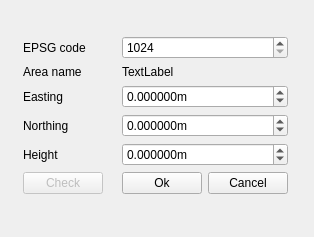
<?xml version="1.0" encoding="UTF-8"?>
<ui version="4.0">
 <class>AddGeoreferenceDialog</class>
 <widget class="QDialog" name="AddGeoreferenceDialog">
  <property name="geometry">
   <rect>
    <x>0</x>
    <y>0</y>
    <width>314</width>
    <height>237</height>
   </rect>
  </property>
  <property name="windowTitle">
   <string>Dialog</string>
  </property>
  <widget class="QWidget" name="verticalLayoutWidget">
   <property name="geometry">
    <rect>
     <x>10</x>
     <y>10</y>
     <width>291</width>
     <height>211</height>
    </rect>
   </property>
   <layout class="QVBoxLayout" name="verticalLayout">
    <item>
     <layout class="QGridLayout" name="gridLayout_2" columnstretch="0,0,0">
      <item row="2" column="1">
       <widget class="QDoubleSpinBox" name="doubleSpinBoxEasting">
        <property name="sizePolicy">
         <sizepolicy hsizetype="Preferred" vsizetype="Fixed">
          <horstretch>0</horstretch>
          <verstretch>0</verstretch>
         </sizepolicy>
        </property>
        <property name="suffix">
         <string>m</string>
        </property>
        <property name="decimals">
         <number>6</number>
        </property>
        <property name="minimum">
         <double>-1000000000.000000000000000</double>
        </property>
        <property name="maximum">
         <double>1000000000.000000000000000</double>
        </property>
       </widget>
      </item>
      <item row="0" column="0">
       <widget class="QLabel" name="labelEPSG">
        <property name="text">
         <string>EPSG code</string>
        </property>
       </widget>
      </item>
      <item row="1" column="1">
       <widget class="QLabel" name="labelOutputAreaName">
        <property name="sizePolicy">
         <sizepolicy hsizetype="Preferred" vsizetype="Fixed">
          <horstretch>0</horstretch>
          <verstretch>0</verstretch>
         </sizepolicy>
        </property>
        <property name="text">
         <string>TextLabel</string>
        </property>
       </widget>
      </item>
      <item row="3" column="1">
       <widget class="QDoubleSpinBox" name="doubleSpinBoxNorthing">
        <property name="sizePolicy">
         <sizepolicy hsizetype="Preferred" vsizetype="Fixed">
          <horstretch>0</horstretch>
          <verstretch>0</verstretch>
         </sizepolicy>
        </property>
        <property name="suffix">
         <string>m</string>
        </property>
        <property name="decimals">
         <number>6</number>
        </property>
        <property name="minimum">
         <double>-100000000.000000000000000</double>
        </property>
        <property name="maximum">
         <double>100000000.000000000000000</double>
        </property>
       </widget>
      </item>
      <item row="4" column="1">
       <widget class="QDoubleSpinBox" name="doubleSpinBoxHeight">
        <property name="sizePolicy">
         <sizepolicy hsizetype="Preferred" vsizetype="Fixed">
          <horstretch>0</horstretch>
          <verstretch>0</verstretch>
         </sizepolicy>
        </property>
        <property name="suffix">
         <string>m</string>
        </property>
        <property name="decimals">
         <number>6</number>
        </property>
        <property name="minimum">
         <double>-100000000.000000000000000</double>
        </property>
        <property name="maximum">
         <double>100000000.000000000000000</double>
        </property>
       </widget>
      </item>
      <item row="2" column="0">
       <widget class="QLabel" name="labelEasting">
        <property name="text">
         <string>Easting</string>
        </property>
       </widget>
      </item>
      <item row="1" column="0">
       <widget class="QLabel" name="labelAreaName">
        <property name="text">
         <string>Area name</string>
        </property>
       </widget>
      </item>
      <item row="3" column="0">
       <widget class="QLabel" name="labelNorthing">
        <property name="text">
         <string>Northing</string>
        </property>
       </widget>
      </item>
      <item row="4" column="0">
       <widget class="QLabel" name="labelHeight">
        <property name="text">
         <string>Height</string>
        </property>
       </widget>
      </item>
      <item row="0" column="1">
       <widget class="QSpinBox" name="spinBoxEPSG">
        <property name="sizePolicy">
         <sizepolicy hsizetype="Preferred" vsizetype="Fixed">
          <horstretch>0</horstretch>
          <verstretch>0</verstretch>
         </sizepolicy>
        </property>
        <property name="minimum">
         <number>1024</number>
        </property>
        <property name="maximum">
         <number>32767</number>
        </property>
       </widget>
      </item>
      <item row="6" column="0">
       <widget class="QPushButton" name="pushButtonCheck">
        <property name="enabled">
         <bool>false</bool>
        </property>
        <property name="sizePolicy">
         <sizepolicy hsizetype="Fixed" vsizetype="Fixed">
          <horstretch>0</horstretch>
          <verstretch>0</verstretch>
         </sizepolicy>
        </property>
        <property name="text">
         <string>Check</string>
        </property>
       </widget>
      </item>
      <item row="6" column="1">
       <layout class="QHBoxLayout" name="horizontalLayout_3">
        <item>
         <widget class="QPushButton" name="pushButtonOk">
          <property name="sizePolicy">
           <sizepolicy hsizetype="Fixed" vsizetype="Fixed">
            <horstretch>0</horstretch>
            <verstretch>0</verstretch>
           </sizepolicy>
          </property>
          <property name="text">
           <string>Ok</string>
          </property>
         </widget>
        </item>
        <item>
         <widget class="QPushButton" name="pushButtonCancel">
          <property name="sizePolicy">
           <sizepolicy hsizetype="Fixed" vsizetype="Fixed">
            <horstretch>0</horstretch>
            <verstretch>0</verstretch>
           </sizepolicy>
          </property>
          <property name="text">
           <string>Cancel</string>
          </property>
         </widget>
        </item>
       </layout>
      </item>
     </layout>
    </item>
   </layout>
  </widget>
 </widget>
 <resources/>
 <connections/>
</ui>
